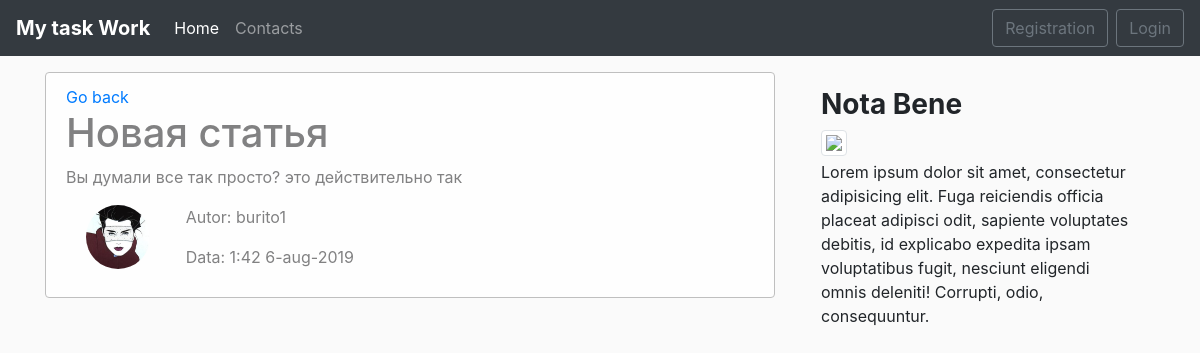
Page /post/6/ on the committed database.
### blog/models.py (models this page shows, shortened)
class Post(models.Model):
    title   =   models.CharField(max_length=50)
    text    =   models.TextField()
    date    =   models.DateTimeField(default = timezone.now)
    autor   =   models.ForeignKey(User, on_delete = models.CASCADE)
    def __str__(self):
        return self.title

### hostes/models.py (models this page shows, shortened)
class Profile(models.Model):
    user = models.OneToOneField(User,on_delete = models.CASCADE)
    img =  models.ImageField(default='default.jpg', upload_to='user_images')

### blog/views.py (the view)
# urls.py: path('post/<int:pk>/', views.PostDetailView.as_view(), name='blog_detail'),
class PostDetailView(DetailView):
    model = Post
    def get_context_data(self, **kwards):
        ctx = super(PostDetailView, self).get_context_data(**kwards)
        ctx['title'] = Post.objects.filter(pk=self.kwargs['pk']).first()
        return ctx

### blog/templates/blog/post_detail.html (shortened to what this page needs)
{% extends 'blog/main.html' %}
{% load crispy_forms_tags%}
{% block main_section%}
<div class='alert alert-light'>
  <a href="{%url 'blog'%}">Go back</a>
    <h1>  {{object.title}}   </h1>
    <p> {{object.text}} </p>
    <div class="row">
      <div class="col-md-2">
        {% if object.autor.profile.img %}
        <img src="{{object.autor.profile.img.url}}" alt="{{object.avtor}}" class="user_image">
        {%else%}
        <img src="/pictures/default.jpg" alt="{{object.avtor}}" class="user_image">
        {%endif%}
      </div>
      <div class="col-md-10">
        {% if object.autor %}
          <p>Autor: {{object.autor}}</p>
        {%else%}
          <p>Autor: Anon </p>
        {%endif%}
      <p>Data: {{object.date| date:"G:i j-b-Y"}}</p>
      </div>
    </div>
</div>
{%endblock main_section%}

### blog/static/blog/main.css (style rules this page uses)
body { background: #fafafa }
.alert-light { border-color: #bfbfbf }
.user_image { width:64px; height:64px; border-radius: 50%; margin-right: 10px; margin-left: 20px; }

### rows in the picture
Post: title "Новая статья", text "Вы думали все так просто? это действительно так", autor.profile.img (placeholder picture), autor "burito1", date "1:42 6-aug-2019"
